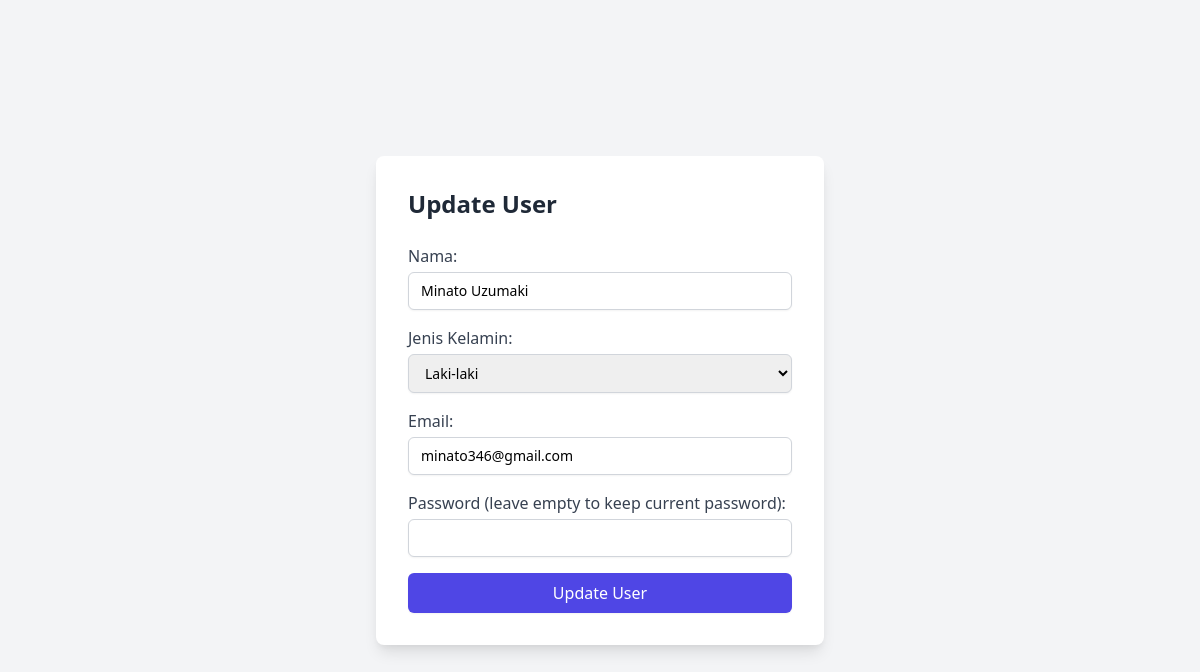
/test_pdo/edit.php?id=4, run on the app's committed database.
### tables this page shows
CREATE TABLE `user` (
  `id` int(11) NOT NULL,
  `nama` varchar(100) NOT NULL,
  `jenis_kelamin` varchar(20) NOT NULL,
  `email` varchar(100) NOT NULL,
  `password` varchar(255) NOT NULL
);

### test_pdo/edit.php (the view, shortened to what this page needs)
<?php
require 'koneksi.php';
if ($_SERVER['REQUEST_METHOD'] === 'POST') {
    $id = $_POST['id'];
    $nama = $_POST['nama'];
    $jenis_kelamin = $_POST['jenis_kelamin'];
    $email = $_POST['email'];
    $password = !empty($_POST['password']) ? password_hash($_POST['password'], PASSWORD_BCRYPT) : null;
    $sql = "UPDATE user SET nama = :nama, jenis_kelamin = :jenis_kelamin, email = :email" .
           ($password ? ", password = :password" : "") .
           " WHERE id = :id";
    $stmt = $koneksi->prepare($sql);
    $params = [
        ":nama" => $nama,
        ":jenis_kelamin" => $jenis_kelamin,
        ":email" => $email,
        ":id" => $id
    ];
    if ($password) {
        $params[":password"] = $password;
        header('location:index.php');
    }
    $stmt->execute($params);
    '<div class="alert success">User updated successfully!</div>';
} else {
    $id = $_GET['id'];
    $sql = "SELECT * FROM user WHERE id = :id";
    $stmt = $koneksi->prepare($sql);
    $stmt->execute([':id' => $id]);
    $user = $stmt->fetch(PDO::FETCH_ASSOC);
}
?>
<!DOCTYPE html>
<html lang="en">
<head>
    <link href="https://cdn.jsdelivr.net/npm/tailwindcss@2.2.19/dist/tailwind.min.css" rel="stylesheet">
</head>
<body class="bg-gray-100 flex items-center justify-center h-screen">
    <div class="bg-white p-8 rounded-lg shadow-lg w-full max-w-md">
        <h1 class="text-2xl font-bold mb-6 text-gray-800">Update User</h1>
        <form method="POST" class="space-y-4">
            <div>
                <label for="nama" class="block text-gray-700 font-medium">Nama:</label>
                <input type="text" id="nama" name="nama" value="<?php echo htmlspecialchars($user['nama']); ?>" required class="mt-1 block w-full px-3 py-2 border border-gray-300 rounded-md shadow-sm focus:outline-none focus:ring-indigo-500 focus:border-indigo-500 sm:text-sm">
            </div>
            <div>
                <label for="jenis_kelamin" class="block text-gray-700 font-medium">Jenis Kelamin:</label>
                <select id="jenis_kelamin" name="jenis_kelamin" required class="mt-1 block w-full px-3 py-2 border border-gray-300 rounded-md shadow-sm focus:outline-none focus:ring-indigo-500 focus:border-indigo-500 sm:text-sm">
                    <option value="L" <?php if ($user['jenis_kelamin'] == 'L') echo 'selected'; ?>>Laki-laki</option>
                </select>
            </div>
            <div>
                <label for="email" class="block text-gray-700 font-medium">Email:</label>
                <input type="text" id="email" name="email" value="<?php echo htmlspecialchars($user['email']); ?>" required class="mt-1 block w-full px-3 py-2 border border-gray-300 rounded-md shadow-sm focus:outline-none focus:ring-indigo-500 focus:border-indigo-500 sm:text-sm">
            </div>
            <div>
                <label for="password" class="block text-gray-700 font-medium">Password (leave empty to keep current password):</label>
                <input type="password" id="password" name="password" class="mt-1 block w-full px-3 py-2 border border-gray-300 rounded-md shadow-sm focus:outline-none focus:ring-indigo-500 focus:border-indigo-500 sm:text-sm">
            </div>
            <div>
                <button type="submit" class="w-full bg-indigo-600 text-white py-2 px-4 rounded-md shadow-sm hover:bg-indigo-700">Update User</button>
            </div>
        </form>
    </div>
</body>
</html>

### data on the page
user: nama "Minato Uzumaki", jenis_kelamin "Laki-laki", email "minato346@gmail.com"
